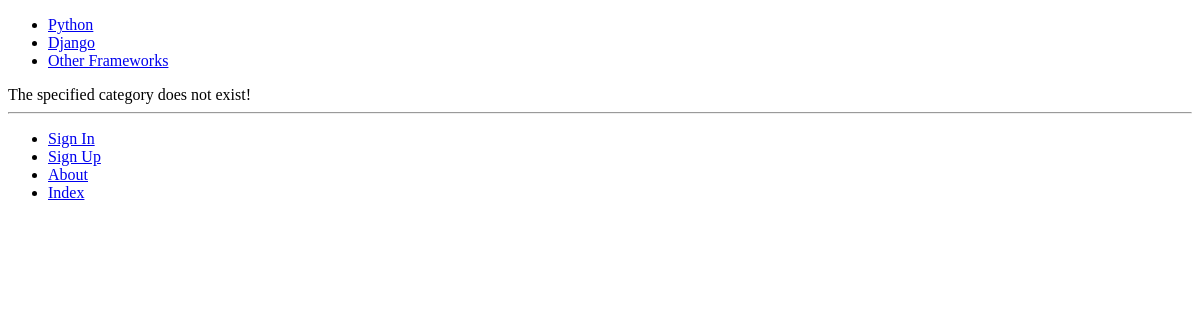
The page /rango/category/pascal/ on the database as committed earlier.
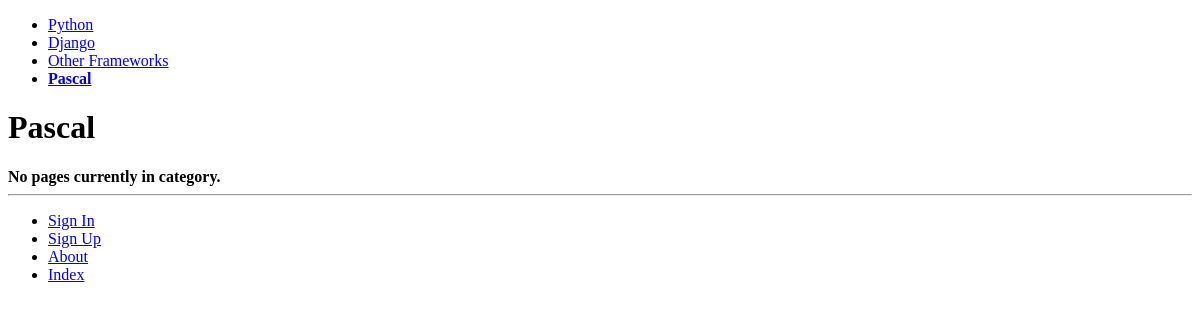
The same page on the database as committed later.
### rango/models.py (models this page shows, shortened)
class Category(models.Model):
    name = models.CharField(max_length=128, unique=True)
    views = models.IntegerField(default=0)
    likes = models.IntegerField(default=0)
    slug = models.SlugField(unique=True)
    class Meta:
        verbose_name_plural = "categories"

### rango/views.py (the view)
# urls.py: url(r'^category/(?P<category_name_slug>[\w\-]+)/$', views.show_category, name='show_category'),
def show_category(request, category_name_slug):
	context_dict = {}
	try:
		category = Category.objects.get(slug = category_name_slug)
		pages = Page.objects.filter(category=category)
		context_dict['pages'] = pages
		context_dict['category'] = category
	except Category.DoesNotExist:
		context_dict['category'] = None
		context_dict['pages'] = None
	return render(request, 'rango/category.html', context_dict)

### rango/templatetags/rango_template_tags.py (called while the page is built)
@register.inclusion_tag('rango/cats.html')
def get_category_list(cat=None):
    return{'cats': Category.objects.all(), 'act_cat': cat}

### templates/rango/category.html (shortened to what this page needs)
{% extends 'rango/base.html' %}
{% load staticfiles %}
{% block body_block %}
    {% if category %}
        <h1>{{ category.name }}</h1>
        {% if pages %}
            <ul>
            {% for page in pages %}
                <li><a href="{{ page.url }}">{{ page.title }}</a></li>
            {% endfor %}
            </ul>
        {% else %}
            <strong>No pages currently in category.</strong>
        {% endif %}
    {% else %}
        The specified category does not exist!
    {% endif %}
{% endblock %}

### templates/rango/base.html (shortened to what this page needs)
<!DOCTYPE html>
{% load staticfiles %}
{% load rango_template_tags %}
<html>
    <head lang="en">
    </head>
    <body>
        <div>
            {% block sidebar_block %}
                {% get_category_list category %}
            {% endblock %}
        </div>
        <div>
            {% block body_block %}{% endblock %}
        </div>
        <hr />
        <div>
            <ul>
            {% if user.is_authenticated %}
                <li><a href="{% url 'add_category' %}">Add a New Category</a></li>
                <li><a href="{% url 'restricted' %}">Restricted Page</a></li>
                <li><a href="{% url 'logout' %}">Logout</a></li>
            {% else %}
                <li><a href="{% url 'login' %}">Sign In</a></li>
                <li><a href="{% url 'register' %}">Sign Up</a></li>
            {% endif %}
                <li><a href="{% url 'about' %}">About</a></li>
                <li><a href="{% url 'index' %}">Index</a></li>
            </ul>
        </div>
    </body>
</html>

### templates/rango/cats.html
<ul>
    {% if cats %}
        {% for c in cats %}
            {% if c == act_cat %}
                <li>
                <strong>
                    <a href="{% url 'show_category' c.slug %}">{{ c.name }}</a>
                </strong>
                </li>
            {% else %}
            <li>
                <a href="{% url 'show_category' c.slug %}">{{ c.name }}</a>
            </li>
            {% endif %}
        {% endfor %}
    {% else %}
        <li><strong>There are no categories present.</strong></li>
    {% endif %}
</ul>

Rows that differ between the two databases and show on the page:
added Category: name "Pascal"
Other text that changed with them:
text no longer shown: "The specified category does not exist!"
text now shown: "No pages currently in category."
